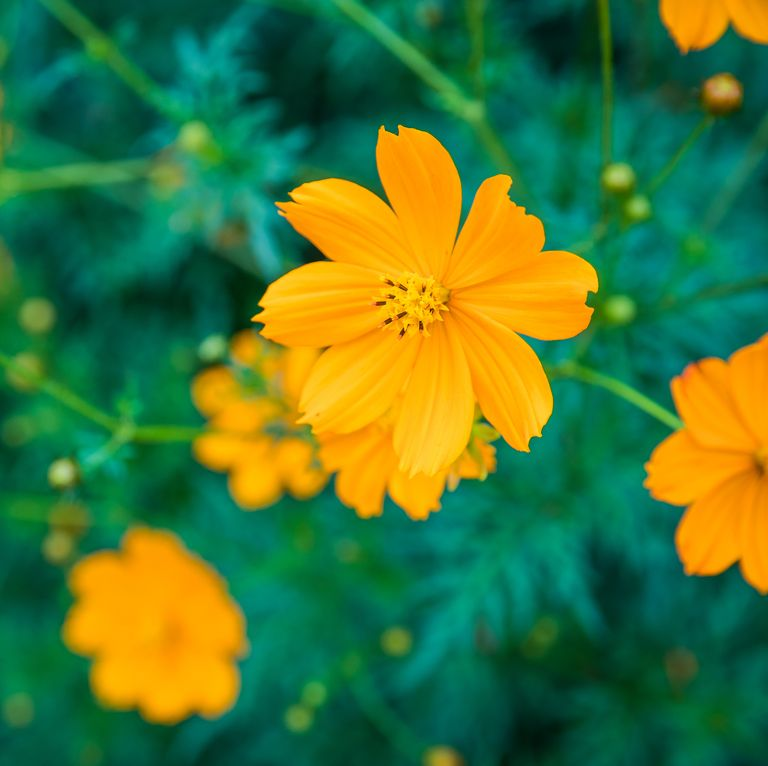
#> input picture Flower2.jpg, 768 x 766 px, found by its file name
$ python Edge_Detection.py
#> lines starting #> are read from the running program, lines starting #| are printed output that depends on the picture
import cv2
import numpy as np

img = cv2.imread('Flower2.jpg')
#> img is the input picture: shape (766, 768, 3); mean B, G, R 53.5, 119, 68.8
gray = cv2.cvtColor(img,cv2.COLOR_BGR2GRAY)
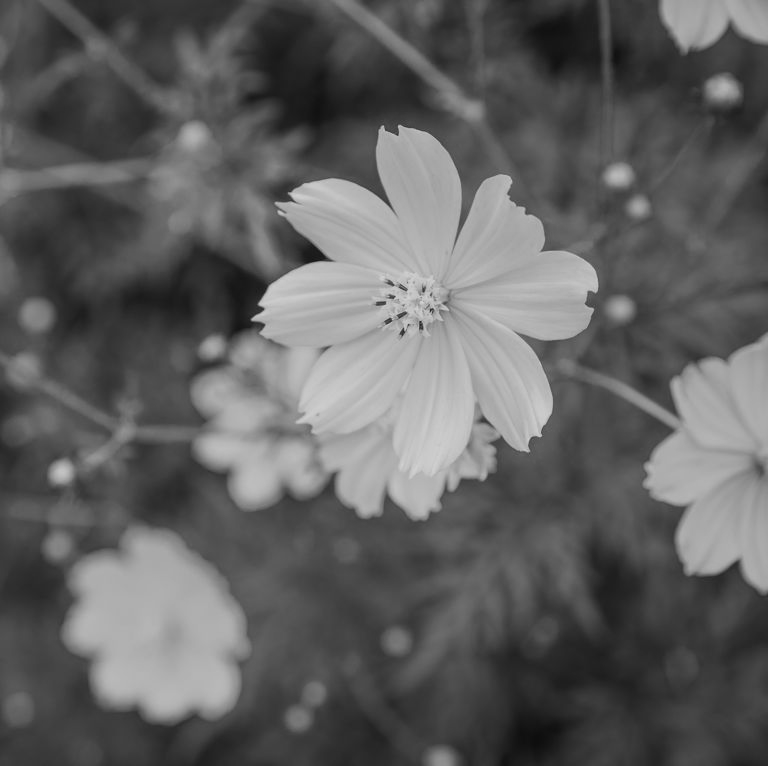
#> gray: shape (766, 768); min 14, max 214, mean 96.5

sobelx_kernal=np.matrix([(-1,-1,-1),
                           (0,0,0),
                           (1,1,1)])

sobely_kernal=np.matrix([(-1,0,1),
                         (-1,0,1),
                         (-1,0,1)])

sharpening_kernel = np.array([(-1,-1,-1),
                              (-1,8,-1),
                              (-1,-1,-1)])

Sobelx = cv2.filter2D(gray,-1,sobelx_kernal)
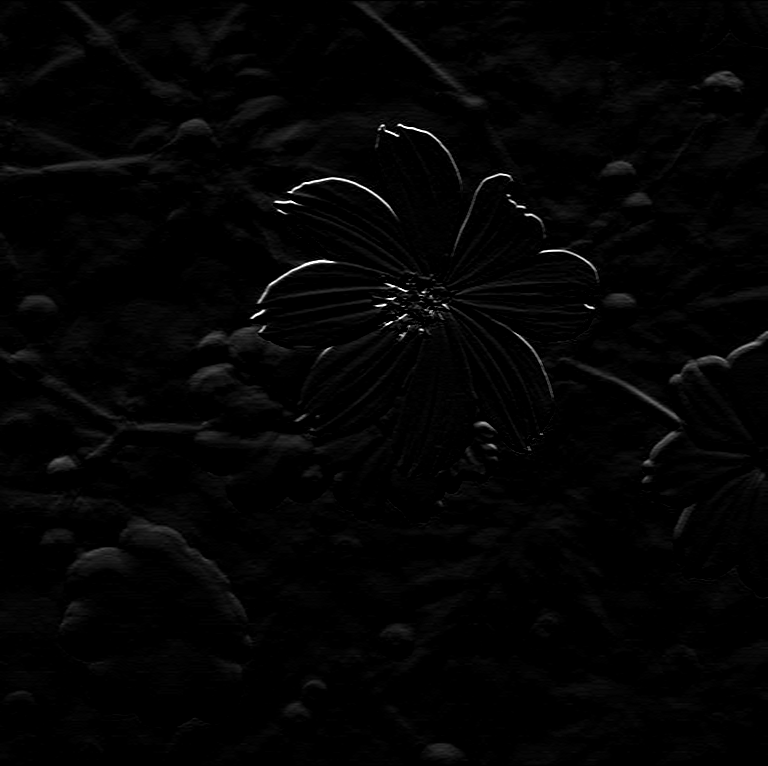
#> Sobelx: shape (766, 768); min 0, max 255, mean 3.8
Sobely = cv2.filter2D(gray,-1,sobely_kernal)
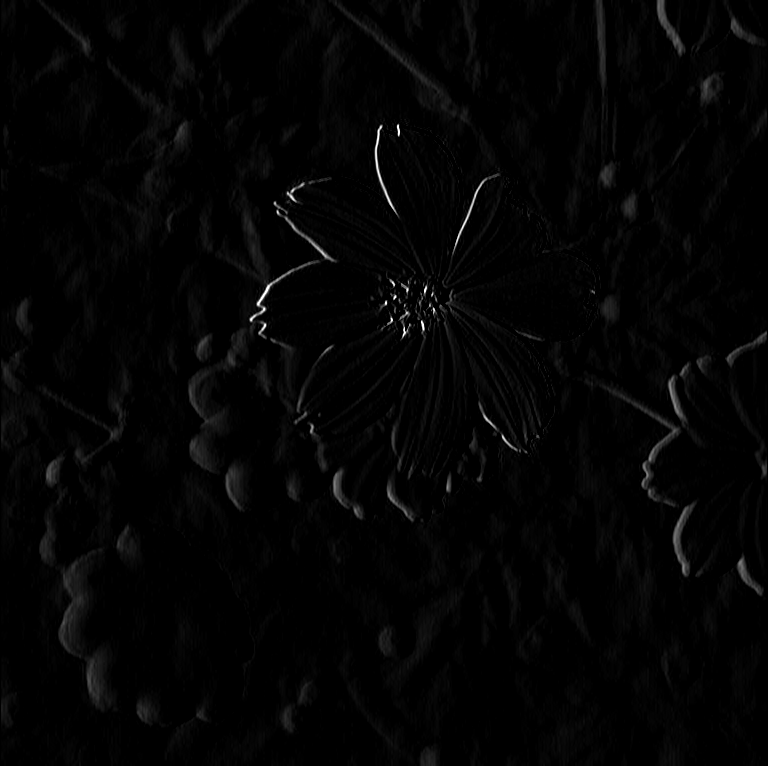
#> Sobely: shape (766, 768); min 0, max 255, mean 3.9

Sharpen = cv2.filter2D(gray,-1,sharpening_kernel)
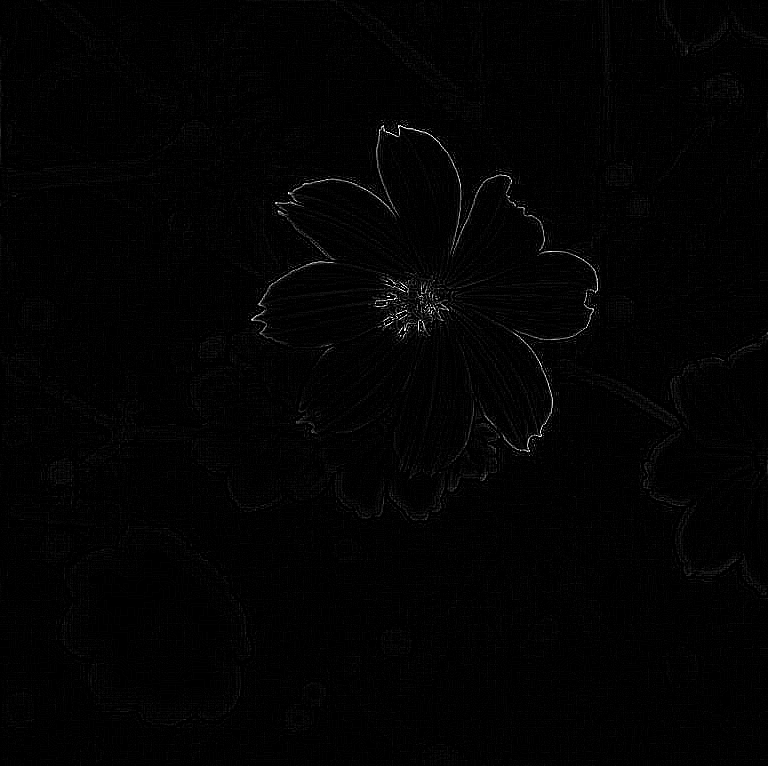
#> Sharpen: shape (766, 768); min 0, max 255, mean 2.8

canny = cv2.Canny(img,100,100)
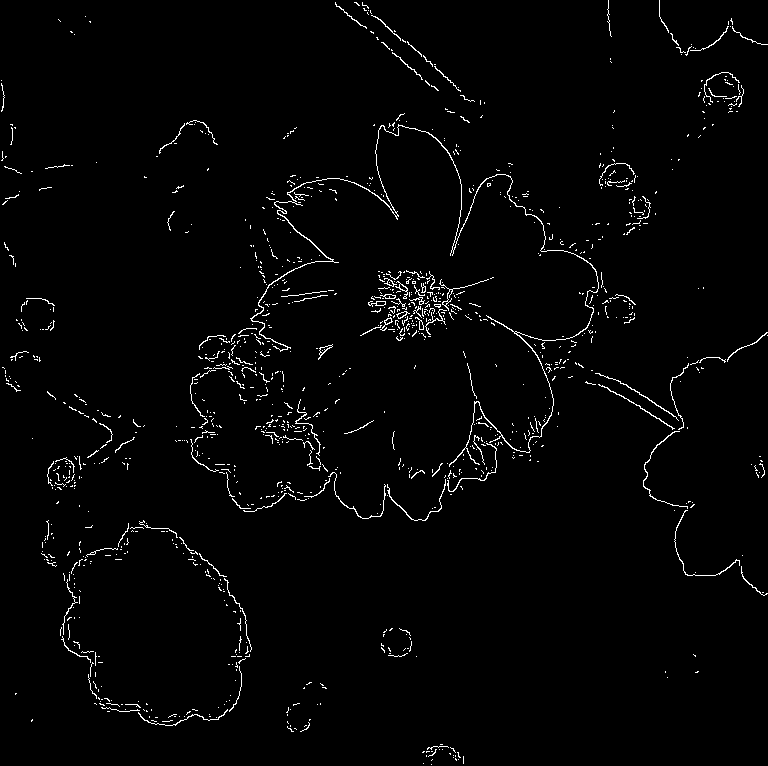
#> canny: shape (766, 768); 1.9% white in thin lines or dots


cv2.imshow("Sobelx",Sobelx)
cv2.imshow("Sobely",gray)
cv2.imshow("Canny",Sharpen)

cv2.waitKey(0)
